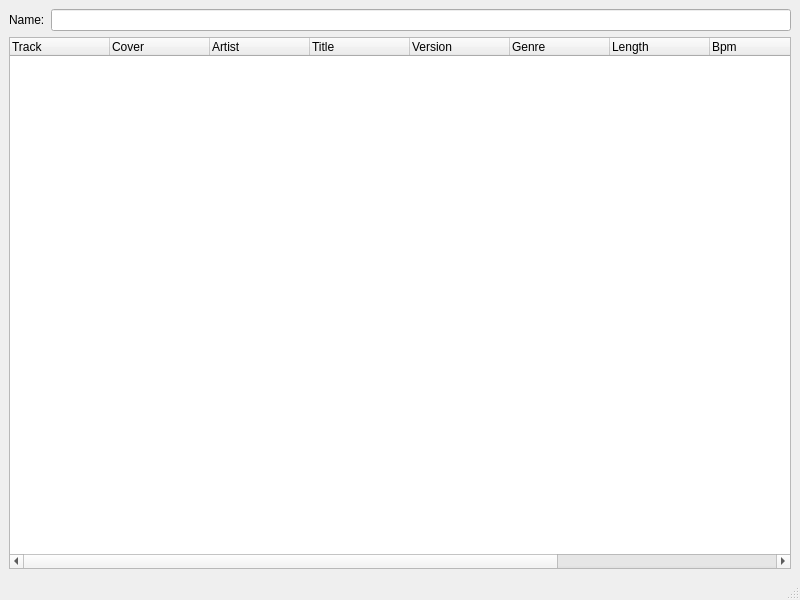
<?xml version="1.0" encoding="UTF-8"?>
<ui version="4.0">
 <class>playlistClass</class>
 <widget class="QMainWindow" name="playlistClass">
  <property name="geometry">
   <rect>
    <x>0</x>
    <y>0</y>
    <width>800</width>
    <height>600</height>
   </rect>
  </property>
  <property name="windowTitle">
   <string>Playlist</string>
  </property>
  <property name="windowIcon">
   <iconset resource="../../resources.qrc">
    <normaloff>:/devices25/resources/tr25x25-0016.png</normaloff>:/devices25/resources/tr25x25-0016.png</iconset>
  </property>
  <widget class="QWidget" name="centralwidget">
   <layout class="QVBoxLayout" name="verticalLayout">
    <item>
     <layout class="QHBoxLayout" name="horizontalLayout">
      <item>
       <widget class="QLabel" name="label">
        <property name="text">
         <string>Name:</string>
        </property>
       </widget>
      </item>
      <item>
       <widget class="QLineEdit" name="lineEdit"/>
      </item>
     </layout>
    </item>
    <item>
     <widget class="QTreeWidget" name="tracks">
      <property name="contextMenuPolicy">
       <enum>Qt::CustomContextMenu</enum>
      </property>
      <property name="acceptDrops">
       <bool>true</bool>
      </property>
      <property name="dragEnabled">
       <bool>true</bool>
      </property>
      <property name="dragDropMode">
       <enum>QAbstractItemView::DragDrop</enum>
      </property>
      <property name="alternatingRowColors">
       <bool>true</bool>
      </property>
      <column>
       <property name="text">
        <string>Track</string>
       </property>
      </column>
      <column>
       <property name="text">
        <string>Cover</string>
       </property>
      </column>
      <column>
       <property name="text">
        <string>Artist</string>
       </property>
      </column>
      <column>
       <property name="text">
        <string>Title</string>
       </property>
      </column>
      <column>
       <property name="text">
        <string>Version</string>
       </property>
      </column>
      <column>
       <property name="text">
        <string>Genre</string>
       </property>
      </column>
      <column>
       <property name="text">
        <string>Length</string>
       </property>
      </column>
      <column>
       <property name="text">
        <string>Bpm</string>
       </property>
      </column>
      <column>
       <property name="text">
        <string>Key</string>
       </property>
      </column>
      <column>
       <property name="text">
        <string>Rating</string>
       </property>
      </column>
      <column>
       <property name="text">
        <string>Source</string>
       </property>
      </column>
     </widget>
    </item>
   </layout>
  </widget>
  <widget class="QMenuBar" name="menubar">
   <property name="geometry">
    <rect>
     <x>0</x>
     <y>0</y>
     <width>800</width>
     <height>20</height>
    </rect>
   </property>
  </widget>
  <widget class="QStatusBar" name="statusbar"/>
 </widget>
 <resources>
  <include location="../../resources.qrc"/>
 </resources>
 <connections/>
</ui>
